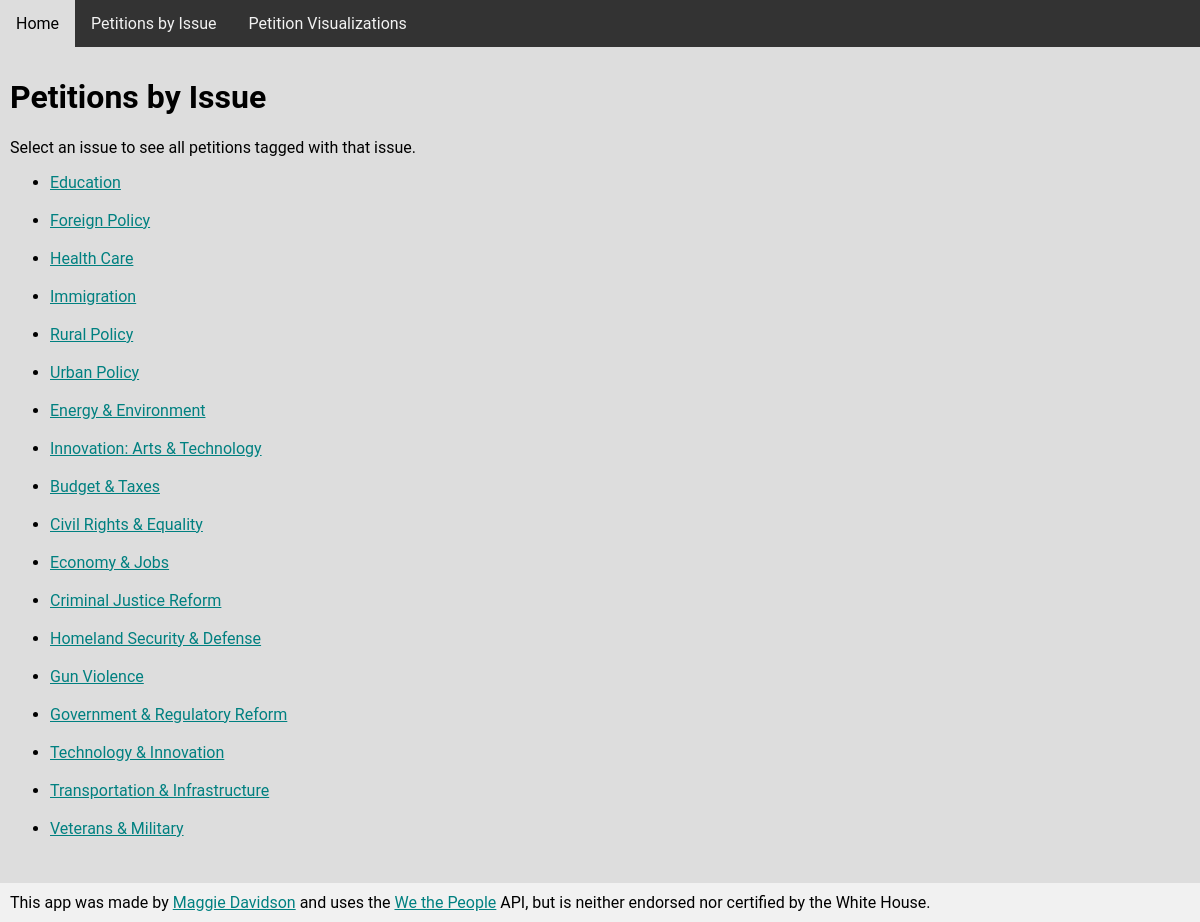
The app's page /issues/ with its own data.
### si507project_tools.py (models this page shows, shortened)
class Issue(db.Model):
    __tablename__ = "issues"
    id = db.Column(db.Integer, primary_key=True)
    name = db.Column(db.String(64))
    petition_rel = db.relationship('Petition',secondary='issuepetitionassociation',back_populates='issue_rel',lazy='dynamic')

### si507project.py (the view)
@app.route('/issues/')
def all_issues():
    issues = Issue.query.all()
    return render_template('issues.html', issues=issues)

### templates/issues.html (shortened to what this page needs)
<html>
<link rel="stylesheet" href="{{ url_for('static', filename='styles.css') }}">
<div class='topnav'>
  <a href="{{ url_for('index')}}">Home</a>
  <a href="{{ url_for('all_issues')}}">Petitions by Issue</a>
  <a href="{{ url_for('charts')}}">Petition Visualizations</a>
</div>
<div class='content'>
  <h1>Petitions by Issue</h1>
  Select an issue to see all petitions tagged with that issue.
<ul>
{% for issue in issues %}
<li><a href="/issues/{{ issue.id }}">{{ issue.name }}</a></li><br>
{% endfor %}
</ul>
</div>
<div class='footer'>
  This app was made by <a href='https://mfldavidson.weebly.com/' target=_blank>Maggie Davidson</a> and uses the <a href="https://petitions.whitehouse.gov/" target=_blank>We the People</a> API, but is neither endorsed nor certified by the White House.
</div>
</html>

### static/styles.css (style rules this page uses)
html,body,h1,h2,h3,h4,h5,h6 { font-family: "Roboto", sans-serif; }
a:link { color: Teal }
* { box-sizing: border-box; }
.topnav { overflow: hidden; background-color: #333; color: #ffffff; }
.topnav a { float: left; display: block; color: #f2f2f2; text-align: center; padding: 14px 16px; text-decoration: none; }
.content { background-color: #ddd; padding: 10px; }
.footer { background-color: #f1f1f1; padding: 10px; }

### records on screen
Issue: name "Education"
Issue: name "Foreign Policy"
Issue: name "Health Care"
Issue: name "Immigration"
Issue: name "Rural Policy"
Issue: name "Urban Policy"
Issue: name "Energy & Environment"
Issue: name "Innovation: Arts & Technology"
Issue: name "Budget & Taxes"
Issue: name "Civil Rights & Equality"
Issue: name "Economy & Jobs"
Issue: name "Criminal Justice Reform"
Issue: name "Homeland Security & Defense"
Issue: name "Gun Violence"
Issue: name "Government & Regulatory Reform"
Issue: name "Technology & Innovation"
Issue: name "Transportation & Infrastructure"
Issue: name "Veterans & Military"
